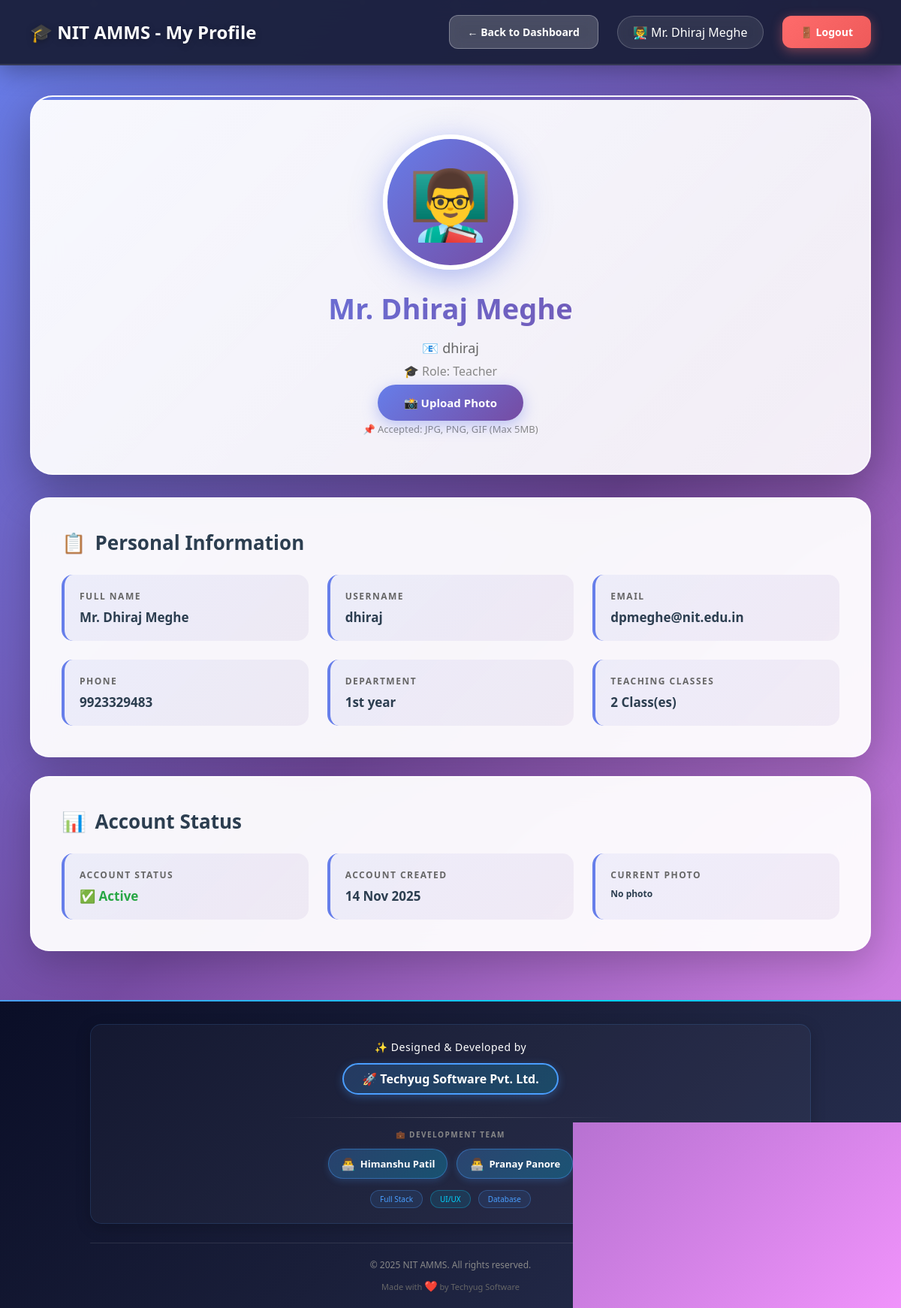
Page /teacher/profile.php (signed in) on the committed database.
### tables this page shows
CREATE TABLE `users` (
  `id` int(11) NOT NULL,
  `username` varchar(50) NOT NULL,
  `password` varchar(255) NOT NULL,
  `full_name` varchar(100) NOT NULL,
  `email` varchar(100) NOT NULL,
  `phone` varchar(15) DEFAULT NULL,
  `photo` varchar(255) DEFAULT NULL,
  `role` enum('admin','hod','teacher','student','parent','superadmin') NOT NULL,
  `department_id` int(11) DEFAULT NULL,
  `is_active` tinyint(1) DEFAULT 1,
  `created_at` timestamp NOT NULL DEFAULT current_timestamp()
);

CREATE TABLE `departments` (
  `id` int(11) NOT NULL,
  `dept_name` varchar(100) NOT NULL,
  `dept_code` varchar(20) NOT NULL,
  `hod_id` int(11) DEFAULT NULL,
  `created_at` timestamp NOT NULL DEFAULT current_timestamp()
);

### db.php (called while the page is built, shortened)
<?php
$conn = new mysqli(DB_HOST, DB_USER, DB_PASS, DB_NAME);
$conn->set_charset("utf8mb4");
$conn->query("SET time_zone = '+05:30'");
function isLoggedIn() {
    return isset($_SESSION['user_id']) && isset($_SESSION['role']);
}
function getCurrentUser() {
    global $conn;
    $user_id = $_SESSION['user_id'];
    $role = $_SESSION['role'];
    if ($role === 'student') {
        $query = "SELECT * FROM students WHERE id = ?";
    } elseif ($role === 'parent') {
        $query = "SELECT * FROM parents WHERE id = ?";
    } else {
        $query = "SELECT * FROM users WHERE id = ?";
    }
    $stmt = $conn->prepare($query);
    $stmt->bind_param("i", $user_id);
    $stmt->execute();
    $result = $stmt->get_result();
    return $result->fetch_assoc();
}
?>

### teacher/profile.php (the view, shortened to what this page needs)
<?php
require_once '../db.php';
$user = getCurrentUser();
$teacher_id = $user['id'];
$teacher_query = "SELECT u.*, d.dept_name,
                  (SELECT COUNT(*) FROM classes WHERE teacher_id = u.id) as class_count
                  FROM users u
                  LEFT JOIN departments d ON u.department_id = d.id
                  WHERE u.id = ?";
$stmt = $conn->prepare($teacher_query);
$stmt->bind_param("i", $teacher_id);
$stmt->execute();
$teacher = $stmt->get_result()->fetch_assoc();
?>
<!DOCTYPE html>
<html lang="en">
<head>
</head>
<body>
    <div class="particles">
    </div>
    <nav class="navbar">
        <div>
            <h1>🎓 NIT AMMS - My Profile</h1>
        </div>
        <div class="user-info">
            <a href="index.php" class="btn btn-secondary">← Back to Dashboard</a>
            <span>👨‍🏫 <?php echo htmlspecialchars($user['full_name']); ?></span>
            <a href="../logout.php" class="btn btn-danger">🚪 Logout</a>
        </div>
    </nav>
    <div class="main-content">
        <div class="profile-container">
            <div class="profile-header">
                <div class="profile-photo-container">
                    <?php if (!empty($teacher['photo']) && file_exists('../' . $teacher['photo'])): ?>
                        <img src="../<?php echo htmlspecialchars($teacher['photo']); ?>?v=<?php echo time(); ?>"
                             alt="Profile Photo"
                             class="profile-photo"
                             id="profilePhotoImg"
                             onerror="this.style.display='none'; document.getElementById('profilePhotoPlaceholder').style.display='flex';">
                    <?php else: ?>
                        <div class="profile-photo-placeholder" id="profilePhotoPlaceholder">
                            👨‍🏫
                        </div>
                    <?php endif; ?>
                </div>
                <h2 style="margin: 0 0 15px 0; font-size: 38px; font-weight: 800; background: linear-gradient(135deg, #667eea, #764ba2); -webkit-background-clip: text; -webkit-text-fill-color: transparent;">
                    <?php echo htmlspecialchars($teacher['full_name']); ?>
                </h2>
                <p style="font-size: 18px; color: #666; margin-bottom: 8px;">
                    📧 <?php echo htmlspecialchars($teacher['username']); ?>
                </p>
                <p style="font-size: 16px; color: #888;">
                    🎓 Role: Teacher
                </p>
                <form action="../upload_phototeacher.php"
                      method="POST"
                      enctype="multipart/form-data"
                      id="uploadForm">
                    <div class="upload-btn-wrapper">
                        <label for="photoInput" class="upload-btn">
                            <?php echo !empty($teacher['photo']) ? '📸 Change Photo' : '📸 Upload Photo'; ?>
                        </label>
                    </div>
                </form>
                <p style="font-size: 13px; margin-top: 15px; color: #888; font-weight: 500;">
                    📌 Accepted: JPG, PNG, GIF (Max 5MB)
                </p>
            </div>
            <div class="profile-info-card">
                <h3 style="color: #2c3e50; margin-bottom: 25px; font-size: 26px; font-weight: 800; display: flex; align-items: center; gap: 12px;">
                    <span>📋</span> Personal Information
                </h3>
                <div class="info-grid">
                    <div class="info-item">
                        <div class="info-label">Full Name</div>
                        <div class="info-value"><?php echo htmlspecialchars($teacher['full_name']); ?></div>
                    </div>
                    <div class="info-item">
                        <div class="info-label">Username</div>
                        <div class="info-value"><?php echo htmlspecialchars($teacher['username']); ?></div>
                    </div>
                    <div class="info-item">
                        <div class="info-label">Email</div>
                        <div class="info-value"><?php echo htmlspecialchars($teacher['email']); ?></div>
                    </div>
                    <div class="info-item">
                        <div class="info-label">Phone</div>
                        <div class="info-value"><?php echo htmlspecialchars($teacher['phone']); ?></div>
                    </div>
                    <div class="info-item">
                        <div class="info-label">Department</div>
                        <div class="info-value"><?php echo htmlspecialchars($teacher['dept_name'] ?? 'Not Assigned'); ?></div>
                    </div>
                    <div class="info-item">
                        <div class="info-label">Teaching Classes</div>
                        <div class="info-value"><?php echo $teacher['class_count']; ?> Class(es)</div>
                    </div>
                </div>
            </div>
            <div class="profile-info-card">
                <h3 style="color: #2c3e50; margin-bottom: 25px; font-size: 26px; font-weight: 800; display: flex; align-items: center; gap: 12px;">
                    <span>📊</span> Account Status
                </h3>
                <div class="info-grid">
                    <div class="info-item">
                        <div class="info-label">Account Status</div>
                        <div class="info-value">
                            <?php if ($teacher['is_active']): ?>
                                <span style="color: #28a745;">✅ Active</span>
                            <?php else: ?>
                                <span style="color: #dc3545;">❌ Inactive</span>
                            <?php endif; ?>
                        </div>
                    </div>
                    <div class="info-item">
                        <div class="info-label">Account Created</div>
                        <div class="info-value"><?php echo date('d M Y', strtotime($teacher['created_at'])); ?></div>
                    </div>
                    <div class="info-item">
                        <div class="info-label">Current Photo</div>
                        <div class="info-value" style="font-size: 12px; word-break: break-all;">
                            <?php echo !empty($teacher['photo']) ? htmlspecialchars($teacher['photo']) : 'No photo'; ?>
                        </div>
                    </div>
                </div>
            </div>
        </div>
    </div>
    <div style="background: linear-gradient(135deg, #0a0e27 0%, #1a1f3a 50%, #2a3254 100%); position: relative; overflow: hidden;">
        <div style="height: 2px; background: linear-gradient(90deg, #4a9eff, #00d4ff, #4a9eff, #00d4ff); background-size: 200% 100%;"></div>
        <div style="max-width: 1000px; margin: 0 auto; padding: 30px 20px 20px;">
            <div style="background: rgba(255, 255, 255, 0.03); padding: 20px 20px; border-radius: 15px; border: 1px solid rgba(74, 158, 255, 0.15); text-align: center; box-shadow: 0 5px 20px rgba(0, 0, 0, 0.2);">
                <p style="color: #ffffff; font-size: 14px; margin: 0 0 12px; font-weight: 500; letter-spacing: 0.5px; font-family: 'Segoe UI', Tahoma, Geneva, Verdana, sans-serif;">✨ Designed & Developed by</p>
                <a href="https://himanshufullstackdeveloper.github.io/techyugsoftware/" style="display: inline-block; color: #ffffff; font-size: 16px; font-weight: 700; text-decoration: none; padding: 8px 24px; border: 2px solid #4a9eff; border-radius: 30px; background: linear-gradient(135deg, rgba(74, 158, 255, 0.2), rgba(0, 212, 255, 0.2)); box-shadow: 0 3px 12px rgba(74, 158, 255, 0.3); margin-bottom: 15px; font-family: 'Segoe UI', Tahoma, Geneva, Verdana, sans-serif;">🚀 Techyug Software Pvt. Ltd.</a>
                <div style="width: 50%; height: 1px; background: linear-gradient(90deg, transparent, rgba(255, 255, 255, 0.2), transparent); margin: 15px auto;"></div>
                <p style="color: #888; font-size: 10px; margin: 0 0 12px; text-transform: uppercase; letter-spacing: 1.5px; font-weight: 600; font-family: 'Segoe UI', Tahoma, Geneva, Verdana, sans-serif;">💼 Development Team</p>
                <div style="display: flex; justify-content: center; gap: 12px; flex-wrap: wrap; margin-top: 12px;">
                    <a href="https://himanshufullstackdeveloper.github.io/portfoilohimanshu/" style="color: #ffffff; font-size: 13px; text-decoration: none; padding: 8px 16px; background: linear-gradient(135deg, rgba(74, 158, 255, 0.25), rgba(0, 212, 255, 0.25)); border-radius: 20px; border: 1px solid rgba(74, 158, 255, 0.4); display: inline-flex; align-items: center; gap: 6px; box-shadow: 0 3px 10px rgba(74, 158, 255, 0.2); font-family: 'Segoe UI', Tahoma, Geneva, Verdana, sans-serif;"><span style="font-size: 16px;">👨‍💻</span><span style="font-weight: 600;">Himanshu Patil</span></a>
                    <a href="https://devpranaypanore.github.io/Pranaypanore-live-.html/" style="color: #ffffff; font-size: 13px; text-decoration: none; padding: 8px 16px; background: linear-gradient(135deg, rgba(74, 158, 255, 0.25), rgba(0, 212, 255, 0.25)); border-radius: 20px; border: 1px solid rgba(74, 158, 255, 0.4); display: inline-flex; align-items: center; gap: 6px; box-shadow: 0 3px 10px rgba(74, 158, 255, 0.2); font-family: 'Segoe UI', Tahoma, Geneva, Verdana, sans-serif;"><span style="font-size: 16px;">👨‍💻</span><span style="font-weight: 600;">Pranay Panore</span></a>
                </div>
                <div style="margin-top: 15px; display: flex; justify-content: center; gap: 10px; flex-wrap: wrap;">
                    <span style="color: #4a9eff; font-size: 10px; padding: 4px 12px; background: rgba(74, 158, 255, 0.1); border-radius: 12px; border: 1px solid rgba(74, 158, 255, 0.3); font-family: 'Segoe UI', Tahoma, Geneva, Verdana, sans-serif;">Full Stack</span>
                    <span style="color: #00d4ff; font-size: 10px; padding: 4px 12px; background: rgba(0, 212, 255, 0.1); border-radius: 12px; border: 1px solid rgba(0, 212, 255, 0.3); font-family: 'Segoe UI', Tahoma, Geneva, Verdana, sans-serif;">UI/UX</span>
                    <span style="color: #4a9eff; font-size: 10px; padding: 4px 12px; background: rgba(74, 158, 255, 0.1); border-radius: 12px; border: 1px solid rgba(74, 158, 255, 0.3); font-family: 'Segoe UI', Tahoma, Geneva, Verdana, sans-serif;">Database</span>
                </div>
            </div>
            <div style="margin-top: 25px; padding-top: 20px; border-top: 1px solid rgba(255, 255, 255, 0.1); text-align: center;">
                <p style="color: #888; font-size: 12px; margin: 0 0 10px; font-family: 'Segoe UI', Tahoma, Geneva, Verdana, sans-serif;">© 2025 NIT AMMS. All rights reserved.</p>
                <p style="color: #666; font-size: 11px; margin: 0; font-family: 'Segoe UI', Tahoma, Geneva, Verdana, sans-serif;">Made with <span style="color: #ff4757; font-size: 14px;">❤️</span> by Techyug Software</p>
            </div>
        </div>
    </div>
</body>
</html>

### teacher/profile.php (style rules this page uses)
* { margin: 0; padding: 0; box-sizing: border-box; }
body { background: linear-gradient(135deg, #667eea 0%, #764ba2 50%, #f093fb 100%); min-height: 100vh; font-family: 'Segoe UI', Tahoma, Geneva, Verdana, sans-serif; position: relative; overflow-x: hidden; }
.particles { position: fixed; top: 0; left: 0; width: 100%; height: 100%; z-index: 0; pointer-events: none; }
.navbar { background: rgba(26, 31, 58, 0.95); backdrop-filter: blur(20px); padding: 20px 40px; display: flex; justify-content: space-between; align-items: center; box-shadow: 0 8px 32px rgba(0, 0, 0, 0.3); border-bottom: 2px solid rgba(255, 255, 255, 0.1); position: sticky; top: 0; z-index: 1000; }
.navbar h1 { color: white; font-size: 24px; font-weight: 700; text-shadow: 0 2px 10px rgba(0, 0, 0, 0.3); }
.user-info { display: flex; align-items: center; gap: 25px; color: white; }
.user-info span { background: rgba(255, 255, 255, 0.1); padding: 10px 20px; border-radius: 50px; backdrop-filter: blur(10px); border: 1px solid rgba(255, 255, 255, 0.2); }
.main-content { padding: 40px; max-width: 1200px; margin: 0 auto; position: relative; z-index: 1; }
.profile-container { animation: fadeIn 0.8s ease-out; }
.profile-header { background: linear-gradient(135deg, rgba(255, 255, 255, 0.95) 0%, rgba(255, 255, 255, 0.9) 100%); backdrop-filter: blur(20px); border-radius: 30px; padding: 50px; color: #2c3e50; text-align: center; margin-bottom: 30px; box-shadow: 0 20px 60px rgba(0, 0, 0, 0.3); border: 2px solid rgba(255, 255, 255, 0.5); position: relative; overflow: hidden; }
.profile-header::before { content: ''; position: absolute; top: 0; left: 0; width: 100%; height: 4px; background: linear-gradient(90deg, #667eea, #764ba2, #f093fb); background-size: 200% 100%; animation: gradientShift 3s ease infinite; }
.profile-photo-container { position: relative; width: 180px; height: 180px; margin: 0 auto 25px; animation: zoomIn 0.6s ease-out; }
.profile-photo-placeholder { width: 180px; height: 180px; border-radius: 50%; background: linear-gradient(135deg, #667eea, #764ba2); display: flex; align-items: center; justify-content: center; font-size: 90px; border: 6px solid white; box-shadow: 0 10px 40px rgba(102, 126, 234, 0.5); }
.upload-btn-wrapper { position: relative; display: inline-block; margin-top: 20px; }
.upload-btn { background: linear-gradient(135deg, #667eea, #764ba2); color: white; padding: 14px 35px; border-radius: 30px; font-weight: 700; border: none; cursor: pointer; transition: all 0.3s; box-shadow: 0 6px 20px rgba(102, 126, 234, 0.4); font-size: 15px; }
.profile-info-card { background: rgba(255, 255, 255, 0.95); backdrop-filter: blur(20px); border-radius: 25px; padding: 40px; margin-bottom: 25px; box-shadow: 0 15px 50px rgba(0, 0, 0, 0.2); border: 2px solid rgba(255, 255, 255, 0.5); transition: transform 0.3s ease; }
.info-grid { display: grid; grid-template-columns: repeat(auto-fit, minmax(280px, 1fr)); gap: 25px; margin-top: 25px; }
.info-item { padding: 20px; background: linear-gradient(135deg, rgba(102, 126, 234, 0.08), rgba(118, 75, 162, 0.08)); border-radius: 15px; border-left: 4px solid #667eea; transition: all 0.3s ease; }
.info-label { font-size: 12px; color: #666; text-transform: uppercase; letter-spacing: 1.5px; margin-bottom: 8px; font-weight: 600; }
.info-value { font-size: 17px; font-weight: 700; color: #2c3e50; }
.btn { padding: 12px 24px; border-radius: 12px; text-decoration: none; font-weight: 600; transition: all 0.3s; display: inline-block; border: none; cursor: pointer; font-size: 14px; }
.btn-secondary { background: rgba(255, 255, 255, 0.2); color: white; backdrop-filter: blur(10px); border: 1px solid rgba(255, 255, 255, 0.3); }
.btn-danger { background: linear-gradient(135deg, #ff6b6b, #ee5a5a); color: white; box-shadow: 0 4px 15px rgba(255, 107, 107, 0.4); }

### rows in the picture
users: full_name "Mr. Dhiraj Meghe", username "dhiraj", email "dpmeghe@nit.edu.in", phone "9923329483", department.dept_name "1st year", created_at "14 Nov 2025"

### other values in the picture
$teacher['class_count'] "2"
